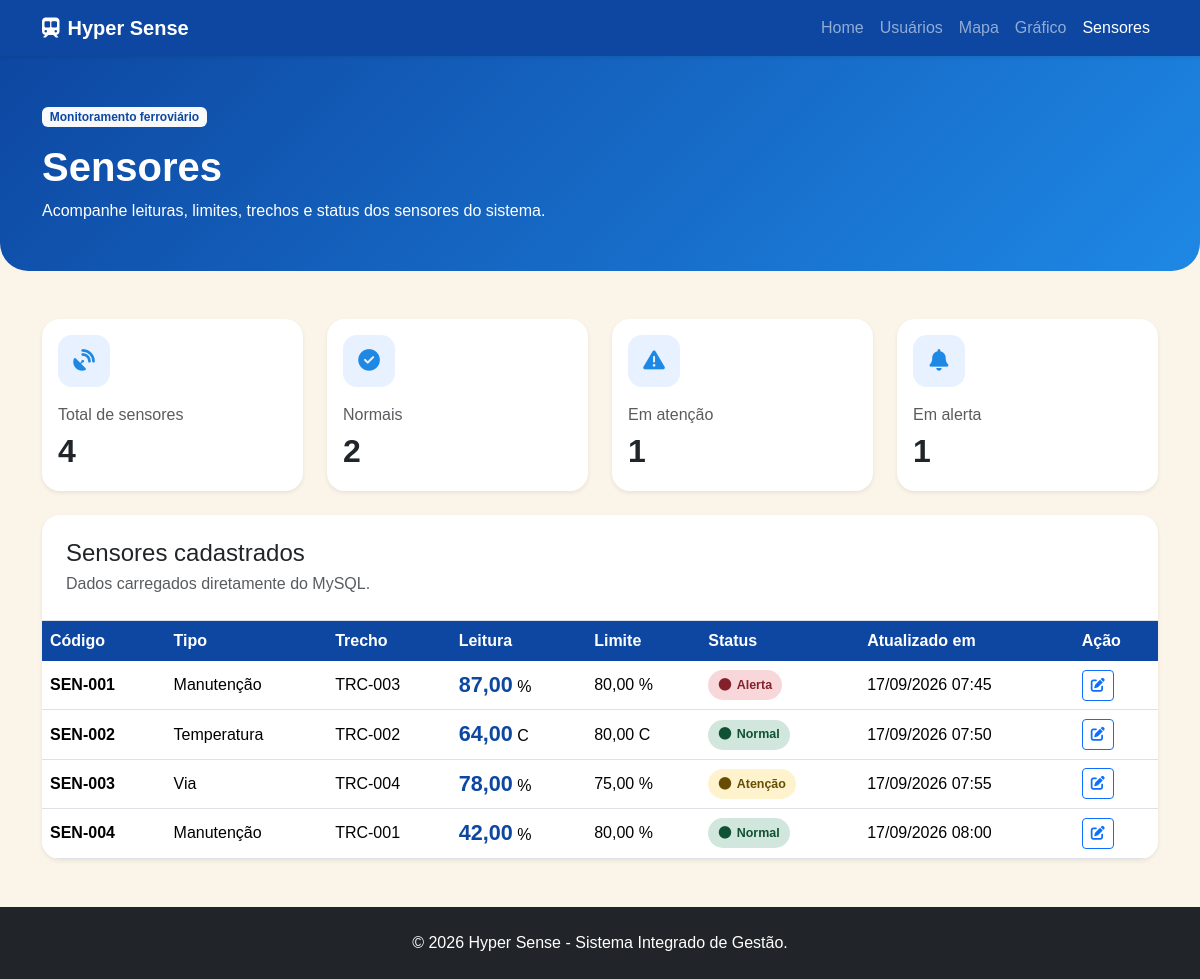
Screenshot of /Tela/sensores.php with the database file from the repository.
### tables this page shows
CREATE TABLE IF NOT EXISTS sensores (
    id INT AUTO_INCREMENT PRIMARY KEY,
    codigo VARCHAR(20) NOT NULL UNIQUE,
    tipo VARCHAR(60) NOT NULL,
    trecho_id INT NULL,
    status VARCHAR(30) NOT NULL DEFAULT 'Normal',
    leitura DECIMAL(10,2) NOT NULL DEFAULT 0,
    limite DECIMAL(10,2) NULL,
    unidade VARCHAR(20) NULL,
    ultima_atualizacao DATETIME NOT NULL DEFAULT CURRENT_TIMESTAMP,
    CONSTRAINT fk_sensor_trecho FOREIGN KEY (trecho_id) REFERENCES trechos(id) ON DELETE SET NULL
);

### Tela/sensores.php (the view, shortened to what this page needs)
<?php
require_once "../infra/conexao.php";
$sql = "
    SELECT
        s.id,
        s.codigo,
        s.tipo,
        s.trecho_id,
        COALESCE(t.codigo, 'Não informado') AS trecho,
        s.status,
        s.leitura,
        s.limite,
        COALESCE(s.unidade, '') AS unidade,
        s.ultima_atualizacao AS atualizado_em
    FROM sensores s
    LEFT JOIN trechos t ON t.id = s.trecho_id
    ORDER BY s.id ASC
";
$resultado = $conexao->query($sql);
$sensores = [];
if ($resultado) {
    while ($linha = $resultado->fetch_assoc()) {
        $sensores[] = $linha;
    }
}
$totalSensores = count($sensores);
$sensoresNormais = 0;
$sensoresAtencao = 0;
$sensoresAlerta = 0;
foreach ($sensores as $sensor) {
    $status = mb_strtolower(trim($sensor['status'] ?? ''), 'UTF-8');
    if ($status === 'normal' || $status === 'ativo') {
        $sensoresNormais++;
    } elseif ($status === 'atenção' || $status === 'atencao') {
        $sensoresAtencao++;
    } elseif ($status === 'alerta') {
        $sensoresAlerta++;
    }
}
$paginaAtual = basename($_SERVER['PHP_SELF']);
function ativo(string $pagina, string $paginaAtual): string
{
    return $pagina === $paginaAtual ? 'active' : '';
}
function classeStatus(string $status): string
{
    $status = mb_strtolower(trim($status), 'UTF-8');
    if ($status === 'normal' || $status === 'ativo') {
        return 'sensor-status-normal';
    }
    if ($status === 'atenção' || $status === 'atencao') {
        return 'sensor-status-atencao';
    }
    if ($status === 'alerta') {
        return 'sensor-status-alerta';
    }
    return 'sensor-status-default';
}
function e($valor): string
{
    return htmlspecialchars((string)($valor ?? ''), ENT_QUOTES, 'UTF-8');
}
?>
<!DOCTYPE html>
<html lang="pt-BR">
<head>
    <link href="https://cdn.jsdelivr.net/npm/bootstrap@5.3.3/dist/css/bootstrap.min.css" rel="stylesheet">
    <link href="https://cdnjs.cloudflare.com/ajax/libs/font-awesome/6.5.2/css/all.min.css" rel="stylesheet">
    <link rel="stylesheet" href="../Css/style.css">
</head>
<body>
<nav class="navbar navbar-expand-lg navbar-dark navbar-hyper shadow-sm">
    <div class="container">
        <a class="navbar-brand fw-bold" href="index.php">
            <i class="fa-solid fa-train-subway me-2"></i>Hyper Sense
        </a>
        <div class="collapse navbar-collapse" id="menu">
            <ul class="navbar-nav ms-auto">
                <li class="nav-item"><a class="nav-link <?= ativo('index.php', $paginaAtual) ?>" href="index.php">Home</a></li>
                <li class="nav-item"><a class="nav-link <?= ativo('usuario.php', $paginaAtual) ?>" href="usuario.php">Usuários</a></li>
                <li class="nav-item"><a class="nav-link <?= ativo('mapa.php', $paginaAtual) ?>" href="mapa.php">Mapa</a></li>
                <li class="nav-item"><a class="nav-link <?= ativo('grafico.php', $paginaAtual) ?>" href="grafico.php">Gráfico</a></li>
                <li class="nav-item"><a class="nav-link <?= ativo('sensores.php', $paginaAtual) ?>" href="sensores.php">Sensores</a></li>
            </ul>
        </div>
    </div>
</nav>
<header class="page-header py-5 mb-5">
    <div class="container">
        <span class="badge bg-light text-primary mb-3">Monitoramento ferroviário</span>
        <h1 class="fw-bold">Sensores</h1>
        <p class="mb-0">Acompanhe leituras, limites, trechos e status dos sensores do sistema.</p>
    </div>
</header>
<main class="container pb-5">
    <div class="row g-4 mb-4">
        <div class="col-md-3">
            <div class="card sensor-card shadow-sm h-100">
                <div class="card-body">
                    <div class="sensor-icon mb-3"><i class="fa-solid fa-satellite-dish"></i></div>
                    <div class="text-muted">Total de sensores</div>
                    <div class="fs-2 fw-bold"><?= $totalSensores ?></div>
                </div>
            </div>
        </div>
        <div class="col-md-3">
            <div class="card sensor-card shadow-sm h-100">
                <div class="card-body">
                    <div class="sensor-icon mb-3"><i class="fa-solid fa-circle-check"></i></div>
                    <div class="text-muted">Normais</div>
                    <div class="fs-2 fw-bold"><?= $sensoresNormais ?></div>
                </div>
            </div>
        </div>
        <div class="col-md-3">
            <div class="card sensor-card shadow-sm h-100">
                <div class="card-body">
                    <div class="sensor-icon mb-3"><i class="fa-solid fa-triangle-exclamation"></i></div>
                    <div class="text-muted">Em atenção</div>
                    <div class="fs-2 fw-bold"><?= $sensoresAtencao ?></div>
                </div>
            </div>
        </div>
        <div class="col-md-3">
            <div class="card sensor-card shadow-sm h-100">
                <div class="card-body">
                    <div class="sensor-icon mb-3"><i class="fa-solid fa-bell"></i></div>
                    <div class="text-muted">Em alerta</div>
                    <div class="fs-2 fw-bold"><?= $sensoresAlerta ?></div>
                </div>
            </div>
        </div>
    </div>
    <div class="card border-0 shadow-sm table-wrap">
        <div class="card-body p-0">
            <div class="p-4 border-bottom">
                <h2 class="h4 mb-1">Sensores cadastrados</h2>
                <p class="text-muted mb-0">Dados carregados diretamente do MySQL.</p>
            </div>
            <div class="table-responsive">
                <table class="table table-hover mb-0 align-middle">
                    <thead>
                        <tr>
                            <th>Código</th>
                            <th>Tipo</th>
                            <th>Trecho</th>
                            <th>Leitura</th>
                            <th>Limite</th>
                            <th>Status</th>
                            <th>Atualizado em</th>
                            <th>Ação</th>
                        </tr>
                    </thead>
                    <tbody>
                    <?php if (!$sensores): ?>
                        <tr>
                            <td colspan="8" class="text-center py-5 text-muted">Nenhum sensor cadastrado.</td>
                        </tr>
                    <?php else: ?>
                        <?php foreach ($sensores as $sensor): ?>
                            <?php
                                $leitura = (float)($sensor['leitura'] ?? 0);
                                $limite = $sensor['limite'] !== null ? (float)$sensor['limite'] : null;
                                $unidade = trim((string)($sensor['unidade'] ?? ''));
                                $dataAtualizacao = $sensor['atualizado_em'] ?? null;
                            ?>
                            <tr>
                                <td class="fw-bold"><?= e($sensor['codigo']) ?></td>
                                <td><?= e($sensor['tipo']) ?></td>
                                <td><?= e($sensor['trecho']) ?></td>
                                <td>
                                    <span class="leitura"><?= number_format($leitura, 2, ',', '.') ?></span>
                                    <?= e($unidade) ?>
                                </td>
                                <td>
                                    <?= $limite === null ? 'Não definido' : number_format($limite, 2, ',', '.') . ' ' . e($unidade) ?>
                                </td>
                                <td>
                                    <span class="sensor-status <?= e(classeStatus($sensor['status'])) ?>">
                                        <i class="fa-solid fa-circle"></i>
                                        <?= e($sensor['status']) ?>
                                    </span>
                                </td>
                                <td>
                                    <?= $dataAtualizacao ? e(date('d/m/Y H:i', strtotime($dataAtualizacao))) : 'Não informado' ?>
                                </td>
                                <td>
                                    <button class="btn btn-sm btn-outline-primary" data-bs-toggle="modal" data-bs-target="#modalSensor<?= (int)$sensor['id'] ?>">
                                        <i class="fa-solid fa-pen-to-square"></i>
                                    </button>
                                </td>
                            </tr>
                        <?php endforeach; ?>
                    <?php endif; ?>
                    </tbody>
                </table>
            </div>
        </div>
    </div>
</main>
<footer class="bg-dark text-white py-4">
    <div class="container text-center">
        <p class="mb-0">&copy; <?= date('Y') ?> Hyper Sense - Sistema Integrado de Gestão.</p>
    </div>
</footer>
</body>
</html>

### Css/style.css (style rules this page uses)
body { min-height: 100vh; }
.card { overflow: hidden; }
:root { --hyper-azul: #1e88e5; --hyper-azul-escuro: #0d47a1; --hyper-fundo: #fbf5e9; }
html, body { background: var(--hyper-fundo); }
body { font-family: Arial, Helvetica, sans-serif; }
.navbar-hyper { background: var(--hyper-azul-escuro) !important; }
.navbar-hyper .navbar-brand, .navbar-hyper .nav-link { font-family: 'Orbitron', Arial, sans-serif; }
.navbar-hyper .nav-link.active, .navbar-hyper .nav-link:hover { color: #fff; }
.page-header { background: linear-gradient(135deg, var(--hyper-azul-escuro), var(--hyper-azul)); color: #fff; border-radius: 0 0 28px 28px; }
.sensor-card { border: 0; border-radius: 18px; transition: transform .2s ease, box-shadow .2s ease; }
.sensor-icon { width: 52px; height: 52px; border-radius: 14px; display: grid; place-items: center; background: #e8f1ff; color: var(--hyper-azul); font-size: 1.35rem; }
.sensor-status { display: inline-flex; align-items: center; gap: .35rem; padding: .35rem .65rem; border-radius: 999px; font-size: .78rem; font-weight: 700; }
.sensor-status-normal { background: #d1e7dd; color: #0f5132; }
.sensor-status-atencao { background: #fff3cd; color: #664d03; }
.sensor-status-alerta { background: #f8d7da; color: #842029; }
.leitura { font-size: 1.35rem; font-weight: 800; color: var(--hyper-azul-escuro); }
.table-wrap { border-radius: 18px; overflow: hidden; }
.table thead th { background: var(--hyper-azul-escuro); color: #fff; border: 0; white-space: nowrap; }
.table tbody td { vertical-align: middle; }
.text-primary { color: var(--hyper-azul-escuro) !important; }

### rows the page displays
sensores: codigo "SEN-001", tipo "Manutenção", trecho "TRC-003", leitura "87,00", unidade "%", limite "80,00", status "Alerta", ultima_atualizacao "17/09/2026 07:45"
sensores: codigo "SEN-002", tipo "Temperatura", trecho "TRC-002", leitura "64,00", unidade "C", limite "80,00", status "Normal", ultima_atualizacao "17/09/2026 07:50"
sensores: codigo "SEN-003", tipo "Via", trecho "TRC-004", leitura "78,00", unidade "%", limite "75,00", status "Atenção", ultima_atualizacao "17/09/2026 07:55"
sensores: codigo "SEN-004", tipo "Manutenção", trecho "TRC-001", leitura "42,00", unidade "%", limite "80,00", status "Normal", ultima_atualizacao "17/09/2026 08:00"

### other values shown
$totalSensores "4"
$sensoresNormais "2"
$sensoresAtencao "1"
$sensoresAlerta "1"
